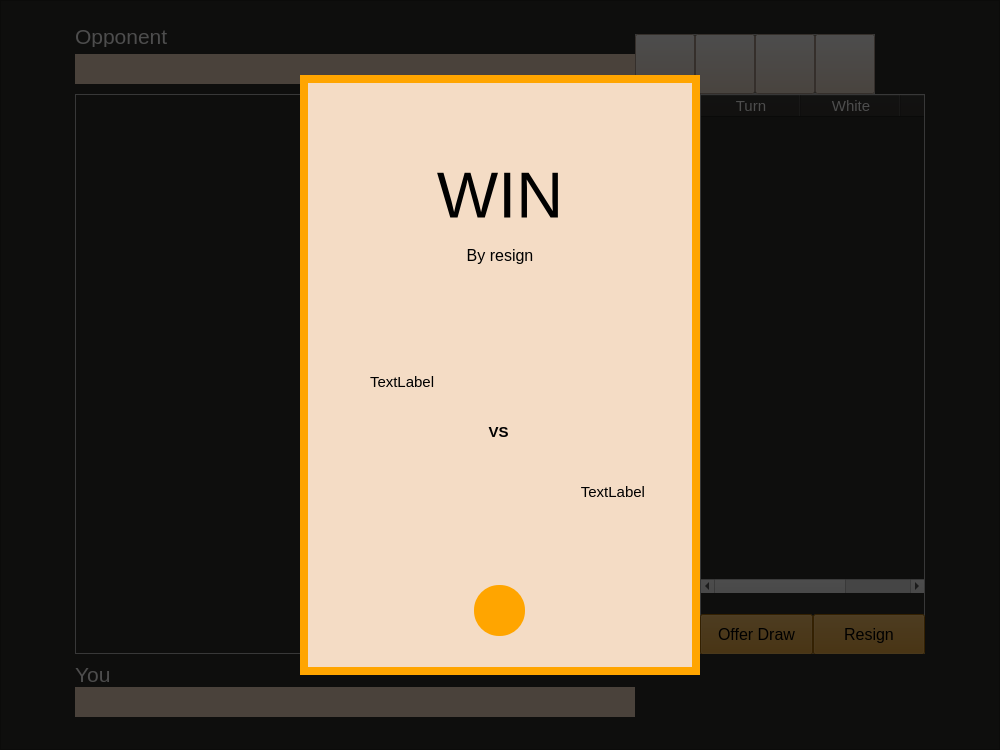
<?xml version="1.0" encoding="UTF-8"?>
<ui version="4.0">
 <class>game</class>
 <widget class="QWidget" name="game">
  <property name="geometry">
   <rect>
    <x>0</x>
    <y>0</y>
    <width>1000</width>
    <height>750</height>
   </rect>
  </property>
  <property name="windowTitle">
   <string>Form</string>
  </property>
  <widget class="QFrame" name="frame">
   <property name="geometry">
    <rect>
     <x>0</x>
     <y>0</y>
     <width>1000</width>
     <height>750</height>
    </rect>
   </property>
   <property name="styleSheet">
    <string notr="true">QFrame#frame {background-color: #302E2B}
QLabel {color: white;}</string>
   </property>
   <property name="frameShape">
    <enum>QFrame::StyledPanel</enum>
   </property>
   <property name="frameShadow">
    <enum>QFrame::Raised</enum>
   </property>
   <widget class="QFrame" name="frChessBoard">
    <property name="geometry">
     <rect>
      <x>75</x>
      <y>94</y>
      <width>560</width>
      <height>560</height>
     </rect>
    </property>
    <property name="frameShape">
     <enum>QFrame::StyledPanel</enum>
    </property>
    <property name="frameShadow">
     <enum>QFrame::Raised</enum>
    </property>
   </widget>
   <widget class="QLabel" name="lbOpponentName">
    <property name="geometry">
     <rect>
      <x>75</x>
      <y>25</y>
      <width>500</width>
      <height>22</height>
     </rect>
    </property>
    <property name="font">
     <font>
      <pointsize>16</pointsize>
     </font>
    </property>
    <property name="text">
     <string>Opponent</string>
    </property>
   </widget>
   <widget class="QLabel" name="lbPlayerName">
    <property name="geometry">
     <rect>
      <x>75</x>
      <y>663</y>
      <width>500</width>
      <height>22</height>
     </rect>
    </property>
    <property name="font">
     <font>
      <pointsize>16</pointsize>
     </font>
    </property>
    <property name="text">
     <string>You</string>
    </property>
   </widget>
   <widget class="QFrame" name="frCapturedO">
    <property name="geometry">
     <rect>
      <x>75</x>
      <y>54</y>
      <width>560</width>
      <height>30</height>
     </rect>
    </property>
    <property name="styleSheet">
     <string notr="true">background-color: #F4DCC5;</string>
    </property>
    <property name="frameShape">
     <enum>QFrame::StyledPanel</enum>
    </property>
    <property name="frameShadow">
     <enum>QFrame::Raised</enum>
    </property>
    <widget class="QWidget" name="horizontalLayoutWidget">
     <property name="geometry">
      <rect>
       <x>0</x>
       <y>0</y>
       <width>561</width>
       <height>31</height>
      </rect>
     </property>
     <layout class="QHBoxLayout" name="hboxOpponent"/>
    </widget>
   </widget>
   <widget class="QFrame" name="frCapturedP">
    <property name="geometry">
     <rect>
      <x>75</x>
      <y>687</y>
      <width>560</width>
      <height>30</height>
     </rect>
    </property>
    <property name="styleSheet">
     <string notr="true">background-color: #F4DCC5;</string>
    </property>
    <property name="frameShape">
     <enum>QFrame::StyledPanel</enum>
    </property>
    <property name="frameShadow">
     <enum>QFrame::Raised</enum>
    </property>
    <widget class="QWidget" name="horizontalLayoutWidget_2">
     <property name="geometry">
      <rect>
       <x>0</x>
       <y>0</y>
       <width>561</width>
       <height>31</height>
      </rect>
     </property>
     <layout class="QHBoxLayout" name="hboxPlayer"/>
    </widget>
   </widget>
   <widget class="QFrame" name="frame_2">
    <property name="geometry">
     <rect>
      <x>700</x>
      <y>94</y>
      <width>225</width>
      <height>560</height>
     </rect>
    </property>
    <property name="styleSheet">
     <string notr="true">QPushButton {
color: black;
background-color: #EF9A09;
}</string>
    </property>
    <property name="frameShape">
     <enum>QFrame::StyledPanel</enum>
    </property>
    <property name="frameShadow">
     <enum>QFrame::Raised</enum>
    </property>
    <widget class="QPushButton" name="btnDraw">
     <property name="geometry">
      <rect>
       <x>0</x>
       <y>520</y>
       <width>113</width>
       <height>41</height>
      </rect>
     </property>
     <property name="font">
      <font>
       <family>Ubuntu</family>
       <pointsize>12</pointsize>
      </font>
     </property>
     <property name="text">
      <string>Offer Draw</string>
     </property>
    </widget>
    <widget class="QPushButton" name="btnResign">
     <property name="geometry">
      <rect>
       <x>113</x>
       <y>520</y>
       <width>112</width>
       <height>41</height>
      </rect>
     </property>
     <property name="font">
      <font>
       <family>Ubuntu</family>
       <pointsize>12</pointsize>
      </font>
     </property>
     <property name="text">
      <string>Resign</string>
     </property>
    </widget>
    <widget class="QTableWidget" name="tableWidget">
     <property name="geometry">
      <rect>
       <x>0</x>
       <y>0</y>
       <width>225</width>
       <height>500</height>
      </rect>
     </property>
     <property name="styleSheet">
      <string notr="true">QTableWidget {background-color: rgba(0,0,0,0);
color:white;}
QHeaderView::section {
background-color: #302E2B;
color: white}</string>
     </property>
     <column>
      <property name="text">
       <string>Turn</string>
      </property>
      <property name="font">
       <font>
        <pointsize>11</pointsize>
       </font>
      </property>
      <property name="background">
       <color alpha="0">
        <red>0</red>
        <green>0</green>
        <blue>0</blue>
       </color>
      </property>
     </column>
     <column>
      <property name="text">
       <string>White</string>
      </property>
      <property name="font">
       <font>
        <pointsize>11</pointsize>
       </font>
      </property>
      <property name="background">
       <color alpha="0">
        <red>0</red>
        <green>0</green>
        <blue>0</blue>
       </color>
      </property>
     </column>
     <column>
      <property name="text">
       <string>Black</string>
      </property>
      <property name="font">
       <font>
        <pointsize>11</pointsize>
       </font>
      </property>
      <property name="background">
       <color alpha="0">
        <red>0</red>
        <green>0</green>
        <blue>0</blue>
       </color>
      </property>
     </column>
    </widget>
   </widget>
   <widget class="QFrame" name="frConfirm">
    <property name="geometry">
     <rect>
      <x>350</x>
      <y>225</y>
      <width>300</width>
      <height>200</height>
     </rect>
    </property>
    <property name="styleSheet">
     <string notr="true">QFrame{background-color: #F4DCC5;
 border: 8px solid orange; }

QPushButton{ border: none; color:black;background-color:#EF9A09;border-radius:10px
}

QPushButton:hover{background-color:#d98100}</string>
    </property>
    <property name="frameShape">
     <enum>QFrame::StyledPanel</enum>
    </property>
    <property name="frameShadow">
     <enum>QFrame::Raised</enum>
    </property>
    <widget class="QLabel" name="lbCfTitle">
     <property name="geometry">
      <rect>
       <x>30</x>
       <y>45</y>
       <width>240</width>
       <height>50</height>
      </rect>
     </property>
     <property name="font">
      <font>
       <pointsize>13</pointsize>
      </font>
     </property>
     <property name="styleSheet">
      <string notr="true">border:none; color: black</string>
     </property>
     <property name="text">
      <string>Are you sure to offer draw?</string>
     </property>
     <property name="alignment">
      <set>Qt::AlignCenter</set>
     </property>
    </widget>
    <widget class="QPushButton" name="btnYes">
     <property name="geometry">
      <rect>
       <x>50</x>
       <y>140</y>
       <width>80</width>
       <height>30</height>
      </rect>
     </property>
     <property name="font">
      <font>
       <pointsize>11</pointsize>
      </font>
     </property>
     <property name="text">
      <string>Confirm</string>
     </property>
    </widget>
    <widget class="QPushButton" name="btnNo">
     <property name="geometry">
      <rect>
       <x>170</x>
       <y>140</y>
       <width>80</width>
       <height>30</height>
      </rect>
     </property>
     <property name="font">
      <font>
       <pointsize>12</pointsize>
      </font>
     </property>
     <property name="text">
      <string>Cancel</string>
     </property>
    </widget>
   </widget>
   <widget class="QFrame" name="frPromote">
    <property name="geometry">
     <rect>
      <x>635</x>
      <y>34</y>
      <width>240</width>
      <height>60</height>
     </rect>
    </property>
    <property name="styleSheet">
     <string notr="true">QPushButton{background-color:#F4DCC5;}
</string>
    </property>
    <property name="frameShape">
     <enum>QFrame::StyledPanel</enum>
    </property>
    <property name="frameShadow">
     <enum>QFrame::Raised</enum>
    </property>
    <widget class="QPushButton" name="btnPrQueen">
     <property name="geometry">
      <rect>
       <x>0</x>
       <y>0</y>
       <width>60</width>
       <height>60</height>
      </rect>
     </property>
     <property name="text">
      <string/>
     </property>
    </widget>
    <widget class="QPushButton" name="btnPrBishop">
     <property name="geometry">
      <rect>
       <x>120</x>
       <y>0</y>
       <width>60</width>
       <height>60</height>
      </rect>
     </property>
     <property name="text">
      <string/>
     </property>
    </widget>
    <widget class="QPushButton" name="btnPrRook">
     <property name="geometry">
      <rect>
       <x>60</x>
       <y>0</y>
       <width>60</width>
       <height>60</height>
      </rect>
     </property>
     <property name="text">
      <string/>
     </property>
    </widget>
    <widget class="QPushButton" name="btnPrKnight">
     <property name="geometry">
      <rect>
       <x>180</x>
       <y>0</y>
       <width>60</width>
       <height>60</height>
      </rect>
     </property>
     <property name="text">
      <string/>
     </property>
    </widget>
   </widget>
   <widget class="QLabel" name="lbDim">
    <property name="geometry">
     <rect>
      <x>0</x>
      <y>0</y>
      <width>1000</width>
      <height>750</height>
     </rect>
    </property>
    <property name="styleSheet">
     <string notr="true">background-color: rgba(0,0,0,0.7);</string>
    </property>
    <property name="text">
     <string/>
    </property>
   </widget>
   <widget class="QFrame" name="frResult">
    <property name="geometry">
     <rect>
      <x>300</x>
      <y>75</y>
      <width>400</width>
      <height>600</height>
     </rect>
    </property>
    <property name="styleSheet">
     <string notr="true">QFrame{background-color: #F4DCC5;
 border: 8px solid orange; }

QPushButton{ border: none; color:black;background-color:#EF9A09;border-radius:10px
}

QPushButton:hover{background-color:#d98100}

QLabel {border:none; color:black}</string>
    </property>
    <property name="frameShape">
     <enum>QFrame::StyledPanel</enum>
    </property>
    <property name="frameShadow">
     <enum>QFrame::Raised</enum>
    </property>
    <widget class="QLabel" name="lbResult">
     <property name="geometry">
      <rect>
       <x>75</x>
       <y>70</y>
       <width>250</width>
       <height>100</height>
      </rect>
     </property>
     <property name="font">
      <font>
       <pointsize>49</pointsize>
      </font>
     </property>
     <property name="styleSheet">
      <string notr="true">border: none; color: black</string>
     </property>
     <property name="text">
      <string>WIN</string>
     </property>
     <property name="alignment">
      <set>Qt::AlignCenter</set>
     </property>
    </widget>
    <widget class="QLabel" name="lbResultsub">
     <property name="geometry">
      <rect>
       <x>75</x>
       <y>170</y>
       <width>250</width>
       <height>20</height>
      </rect>
     </property>
     <property name="font">
      <font>
       <pointsize>12</pointsize>
      </font>
     </property>
     <property name="styleSheet">
      <string notr="true">border:none;color:black</string>
     </property>
     <property name="text">
      <string>By resign</string>
     </property>
     <property name="alignment">
      <set>Qt::AlignCenter</set>
     </property>
    </widget>
    <widget class="QLabel" name="lbResultPlayer">
     <property name="geometry">
      <rect>
       <x>70</x>
       <y>300</y>
       <width>275</width>
       <height>14</height>
      </rect>
     </property>
     <property name="font">
      <font>
       <pointsize>11</pointsize>
      </font>
     </property>
     <property name="text">
      <string>TextLabel</string>
     </property>
    </widget>
    <widget class="QLabel" name="lbResultOpponent">
     <property name="geometry">
      <rect>
       <x>70</x>
       <y>410</y>
       <width>275</width>
       <height>14</height>
      </rect>
     </property>
     <property name="font">
      <font>
       <pointsize>11</pointsize>
      </font>
     </property>
     <property name="text">
      <string>TextLabel</string>
     </property>
     <property name="alignment">
      <set>Qt::AlignRight|Qt::AlignTrailing|Qt::AlignVCenter</set>
     </property>
    </widget>
    <widget class="QLabel" name="label_4">
     <property name="geometry">
      <rect>
       <x>170</x>
       <y>350</y>
       <width>57</width>
       <height>14</height>
      </rect>
     </property>
     <property name="font">
      <font>
       <pointsize>11</pointsize>
       <bold>true</bold>
      </font>
     </property>
     <property name="text">
      <string>VS</string>
     </property>
     <property name="alignment">
      <set>Qt::AlignCenter</set>
     </property>
    </widget>
    <widget class="QPushButton" name="btnBack">
     <property name="geometry">
      <rect>
       <x>174</x>
       <y>510</y>
       <width>51</width>
       <height>51</height>
      </rect>
     </property>
     <property name="cursor">
      <cursorShape>PointingHandCursor</cursorShape>
     </property>
     <property name="styleSheet">
      <string notr="true">QPushButton { 
background-color: orange; border-radius: 25px; 
}</string>
     </property>
     <property name="text">
      <string/>
     </property>
     <property name="icon">
      <iconset resource="resource.qrc">
       <normaloff>:/home/assets/arrow-left.png</normaloff>:/home/assets/arrow-left.png</iconset>
     </property>
     <property name="iconSize">
      <size>
       <width>30</width>
       <height>55</height>
      </size>
     </property>
    </widget>
   </widget>
   <zorder>frPromote</zorder>
   <zorder>frChessBoard</zorder>
   <zorder>lbOpponentName</zorder>
   <zorder>lbPlayerName</zorder>
   <zorder>frCapturedO</zorder>
   <zorder>frCapturedP</zorder>
   <zorder>frame_2</zorder>
   <zorder>lbDim</zorder>
   <zorder>frConfirm</zorder>
   <zorder>frResult</zorder>
  </widget>
 </widget>
 <resources>
  <include location="resource.qrc"/>
 </resources>
 <connections/>
</ui>
